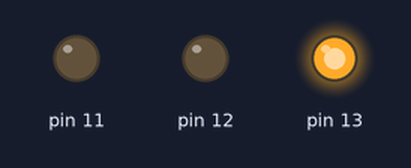
A sketch run on a simulated Arduino Uno, built with avr-gcc and run on an emulated ATmega328P. On the bench: output pins drawn as LEDs (lit = HIGH).

Above: at 0.2 s.
At 0.8 s:
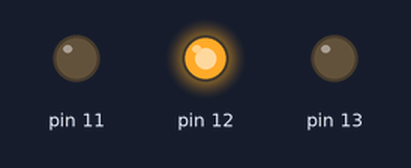
At 1.75 s:
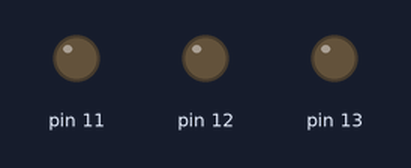
At 3.2 s:
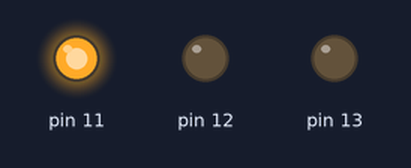
Timing chart, 0 to 4.1 s (numbered marks = the images above):
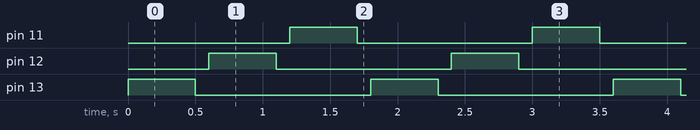

Measured:
- by itself, pin 11–13: alternates HIGH for 0.50 s and LOW for 1.3 s
- by itself, everything shown: repeats every 1.8 s, in 6 steps

The sketch:

Projeto_2_com_3_leds_pescantes.ino
```cpp
void setup() {

  pinMode (13,OUTPUT);
  pinMode (12,OUTPUT);
  pinMode (11,OUTPUT);

}

void loop() {        //função para se repetir infinitamente

  digitalWrite(13,1);// aqui dizemos que a porta 13 vai receber a corrente
  delay(500);       // espera 1
  digitalWrite(13,0);//aqui desligamos o led
  delay(100);        //espera meio segundo

  digitalWrite(12,1);
  delay(500);
  digitalWrite (12,0);
  delay(100);

  digitalWrite (11,1);
  delay(500);
  digitalWrite(11,0);
  delay(100);
}
```
